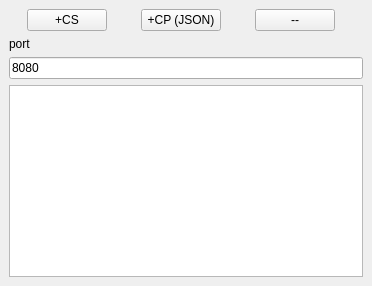
  <widget class="QDockWidget" name="dockWidget">
   <property name="windowTitle">
    <string>Navigator</string>
   </property>
   <attribute name="dockWidgetArea">
    <number>1</number>
   </attribute>
   <widget class="QWidget" name="dockWidgetContents">
    <layout class="QVBoxLayout" name="verticalLayout_2">
     <item>
      <layout class="QVBoxLayout" name="verticalLayout">
       <item>
        <layout class="QHBoxLayout" name="horizontalLayout_2">
         <item>
          <spacer name="horizontalSpacer">
           <property name="orientation">
            <enum>Qt::Horizontal</enum>
           </property>
           <property name="sizeHint" stdset="0">
            <size>
             <width>18</width>
             <height>20</height>
            </size>
           </property>
          </spacer>
         </item>
         <item>
          <widget class="QPushButton" name="pushButton_addCS">
           <property name="text">
            <string>+CS</string>
           </property>
          </widget>
         </item>
         <item>
          <spacer name="horizontalSpacer_2">
           <property name="orientation">
            <enum>Qt::Horizontal</enum>
           </property>
           <property name="sizeHint" stdset="0">
            <size>
             <width>28</width>
             <height>20</height>
            </size>
           </property>
          </spacer>
         </item>
         <item>
          <widget class="QPushButton" name="pushButton_addCP">
           <property name="text">
            <string>+CP (JSON)</string>
           </property>
          </widget>
         </item>
         <item>
          <spacer name="horizontalSpacer_3">
           <property name="orientation">
            <enum>Qt::Horizontal</enum>
           </property>
           <property name="sizeHint" stdset="0">
            <size>
             <width>28</width>
             <height>20</height>
            </size>
           </property>
          </spacer>
         </item>
         <item>
          <widget class="QPushButton" name="pushButton_delete">
           <property name="text">
            <string>--</string>
           </property>
          </widget>
         </item>
         <item>
          <spacer name="horizontalSpacer_4">
           <property name="orientation">
            <enum>Qt::Horizontal</enum>
           </property>
           <property name="sizeHint" stdset="0">
            <size>
             <width>28</width>
             <height>20</height>
            </size>
           </property>
          </spacer>
         </item>
        </layout>
       </item>
      </layout>
     </item>
     <item>
      <widget class="QLabel" name="label_28">
       <property name="text">
        <string>port</string>
       </property>
      </widget>
     </item>
     <item>
      <widget class="QLineEdit" name="lineEdit_port">
       <property name="text">
        <string>8080</string>
       </property>
      </widget>
     </item>
     <item>
      <widget class="QListWidget" name="listWidget"/>
     </item>
    </layout>
   </widget>
  </widget>
